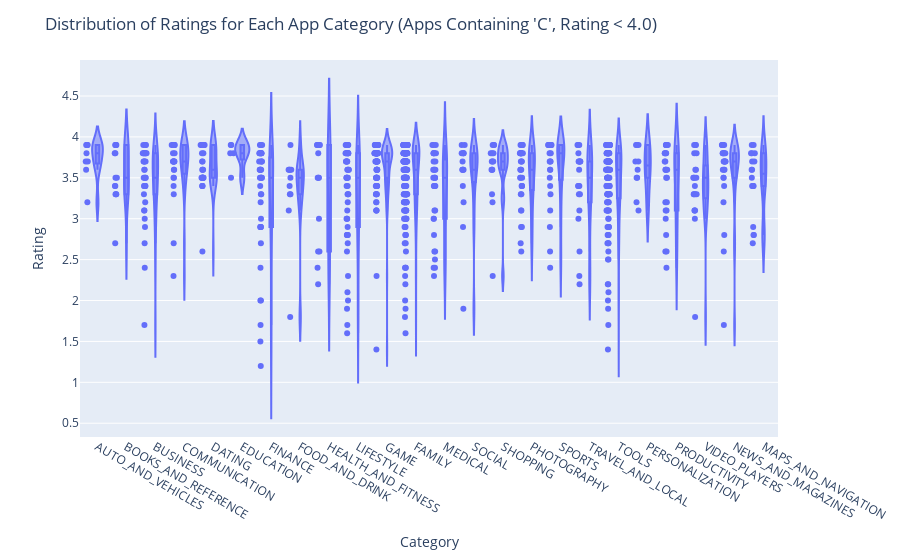

The notebook cell this image was saved under:
### Code cell
# Check if current time is between 6 PM and 11 PM
def is_valid_time():
    current_time = datetime.now().time()
    return not (current_time >= datetime.strptime("18:00", "%H:%M").time() and 
                current_time <= datetime.strptime("23:00", "%H:%M").time())


if is_valid_time():
    #Filter apps containing 'C'
    filtered_data = play_store_data1[play_store_data1['App'].str.contains('C', case=False)]

    #Check category counts and filter categories with more than 50 apps
    category_counts = filtered_data['Category'].value_counts()
    valid_categories = category_counts[category_counts > 50].index
    filtered_data = filtered_data[filtered_data['Category'].isin(valid_categories)]
    
    #Filter apps with more than 10 reviews
    filtered_data = filtered_data[filtered_data['Reviews'] >= 10]

    #Filter apps with ratings less than 4.0
    filtered_data = filtered_data[filtered_data['Rating'] < 4.0]

    # Check if any data is available after filtering
    if not filtered_data.empty:
        # Create a violin plot to visualize the distribution of ratings
        fig5 = px.violin(filtered_data, y='Rating', x='Category', box=True, points='all')

        # Customize layout
        fig5.update_layout(
            title="Distribution of Ratings for Each App Category (Apps Containing 'C', Rating < 4.0)",
            yaxis_title="Rating",
            xaxis_title="Category",
            showlegend=False
        )

        # Show the plot
        fig5.show()
    else:
        print("No data available after applying the filters.")
else:
    print("This graph cannot be displayed between 6 PM and 11 PM.")

### Figure 1 — Plotly figure (JSON) as saved in the notebook; plotly's stock layout.template omitted (floating-point values rounded to 4 significant figures; data arrays with more than 128 entries replaced by an {"elided": "..."} marker saying what was removed)
{"data": [{"alignmentgroup": "True", "box": {"visible": true}, "hovertemplate": "Category=%{x}<br>Rating=%{y}<extra></extra>", "legendgroup": "", "marker": {"color": "#636efa"}, "name": "", "offsetgroup": "", "orientation": "v", "points": "all", "scalegroup": "True", "showlegend": false, "type": "violin", "x": {"elided": "879 str values"}, "x0": " ", "xaxis": "x", "y": {"elided": "879 float values"}, "y0": " ", "yaxis": "y"}], "layout": {"legend": {"tracegroupgap": 0}, "margin": {"t": 60}, "showlegend": false, "title": {"text": "Distribution of Ratings for Each App Category (Apps Containing 'C', Rating < 4.0)"}, "violinmode": "group", "xaxis": {"anchor": "y", "domain": [0, 1], "title": {"text": "Category"}}, "yaxis": {"anchor": "x", "domain": [0, 1], "title": {"text": "Rating"}}}}
